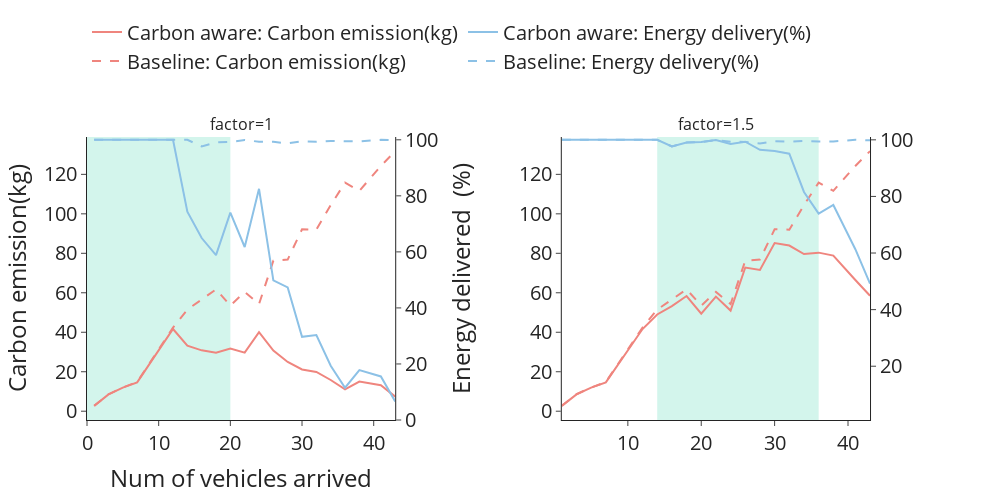

Notebook cell for this chart:
### Code cell
from plotly.subplots import make_subplots
x = ['carbon-aware','baseline']
fig = make_subplots(rows=1, cols=2, subplot_titles=("factor=1","factor=1.5","factor=5"),specs=[[{"secondary_y": True}, {"secondary_y": True}]])

x = num_of_vehicles[::2]
#fig.add_trace(go.Scatter(x=x, y=offline_c, name='factor=1', line=dict(color='#ef857e', width=2)))
fig.add_trace(go.Scatter(x=x[:20], y=offline_c[:20], name='Carbon aware: Carbon emission(kg)', line=dict(color='#ef857e', width=2)),row=1,col=1)
fig.add_trace(go.Scatter(x=x[:20], y=offline_e[:20], name='Carbon aware: Energy delivery(%)', line=dict(color='#8cc1e6', width=2)),row=1,col=1,secondary_y=True)

fig.add_trace(go.Scatter(x=x[:20], y=edf_c[:20], name='Baseline: Carbon emission(kg)', line=dict(color='#ef857e', width=2, dash='dash')),row=1,col=1)
fig.add_trace(go.Scatter(x=x[:20], y=edf_e[:20], yaxis='y2',name='Baseline: Energy delivery(%)', line=dict(color='#8cc1e6', width=2,dash='dash')),row=1,col=1,secondary_y=True)

fig.add_trace(go.Scatter(x=x, y=offline_c2, showlegend=False, line=dict(color='#ef857e', width=2)),row=1,col=2)
fig.add_trace(go.Scatter(x=x, y=offline_e2, showlegend=False, line=dict(color='#8cc1e6', width=2)),row=1,col=2,secondary_y=True)

fig.add_trace(go.Scatter(x=x, y=edf_c, showlegend=False, line=dict(color='#ef857e', width=2, dash='dash')),row=1,col=2)
fig.add_trace(go.Scatter(x=x, y=edf_e, yaxis='y2',showlegend=False, line=dict(color='#8cc1e6', width=2,dash='dash')),row=1,col=2,secondary_y=True)

# fig.add_trace(go.Scatter(x=x, y=offline_c3, showlegend=False, line=dict(color='#ef857e', width=2)),row=1,col=3)
# fig.add_trace(go.Scatter(x=x, y=offline_e3, showlegend=False, line=dict(color='#8cc1e6', width=2)),row=1,col=3,secondary_y=True)

# fig.add_trace(go.Scatter(x=x, y=edf_c, showlegend=False, line=dict(color='#ef857e', width=2, dash='dash')),row=1,col=3)
# fig.add_trace(go.Scatter(x=x, y=edf_e, yaxis='y2',showlegend=False, line=dict(color='#8cc1e6', width=2,dash='dash')),row=1,col=3,secondary_y=True)
fig.add_vrect(
    x0=0, x1=20,
    fillcolor='#a8ecd9', opacity=0.5,
    layer="below", line_width=0,row=1,col=1
)
fig.add_vrect(
    x0=14, x1=36,
    fillcolor='#a8ecd9', opacity=0.5,
    layer="below", line_width=0,row=1,col=2
)

fig.update(layout={
    'xaxis':{'title':'Num of vehicles arrived', 'showline':True},
    'yaxis':{'title': 'Carbon emission(kg)'},
    'yaxis2':{'title': 'Energy delivered  (%)','range':[0,101],'anchor':'x','overlaying':'y','side':'right'},
    'yaxis4':{'range':[1,101]},
    'yaxis6':{'range':[1,101]},
    "font": {"size": 20},
    'template':'simple_white',
    'legend':{'yanchor':'bottom','y':1.2,'xanchor':'left','x':0.0,'orientation':'h'},
     'width':1000,
    'height':500
})
fig.show()

### Figure 1 — Plotly figure (JSON) as saved in the notebook; plotly's stock layout.template omitted (floating-point values rounded to 4 significant figures)
{"data": [{"line": {"color": "#ef857e", "width": 2}, "name": "Carbon aware: Carbon emission(kg)", "type": "scatter", "x": [1, 3, 5, 7, 12, 14, 16, 18, 20, 22, 24, 26, 28, 30, 32, 34, 36, 38, 41, 43], "xaxis": "x", "y": [2.718, 8.515, 11.93, 14.62, 41.64, 33.17, 30.84, 29.58, 31.79, 29.69, 40.04, 30.69, 24.94, 21.17, 19.92, 15.81, 11.09, 15.05, 13.17, 7.386], "yaxis": "y"}, {"line": {"color": "#8cc1e6", "width": 2}, "name": "Carbon aware: Energy delivery(%)", "type": "scatter", "x": [1, 3, 5, 7, 12, 14, 16, 18, 20, 22, 24, 26, 28, 30, 32, 34, 36, 38, 41, 43], "xaxis": "x", "y": [100, 100, 100, 100, 100, 74.33, 64.95, 58.84, 73.99, 61.74, 82.5, 49.86, 47.33, 29.68, 30.33, 19.38, 11.52, 17.81, 15.55, 6.615], "yaxis": "y2"}, {"line": {"color": "#ef857e", "dash": "dash", "width": 2}, "name": "Baseline: Carbon emission(kg)", "type": "scatter", "x": [1, 3, 5, 7, 12, 14, 16, 18, 20, 22, 24, 26, 28, 30, 32, 34, 36, 38, 41, 43], "xaxis": "x", "y": [2.736, 8.603, 12.03, 14.78, 42.34, 51.51, 56.57, 61.74, 53.5, 60.42, 54.29, 76.23, 76.83, 92.19, 91.98, 104.4, 115.8, 111.6, 124.2, 131.8], "yaxis": "y"}, {"line": {"color": "#8cc1e6", "dash": "dash", "width": 2}, "name": "Baseline: Energy delivery(%)", "type": "scatter", "x": [1, 3, 5, 7, 12, 14, 16, 18, 20, 22, 24, 26, 28, 30, 32, 34, 36, 38, 41, 43], "xaxis": "x", "y": [100, 100, 100, 100, 100, 100, 97.66, 99.06, 99.23, 99.94, 99.31, 99.27, 98.73, 99.51, 99.31, 99.6, 99.45, 99.45, 100, 99.81], "yaxis": "y2"}, {"line": {"color": "#ef857e", "width": 2}, "showlegend": false, "type": "scatter", "x": [1, 3, 5, 7, 12, 14, 16, 18, 20, 22, 24, 26, 28, 30, 32, 34, 36, 38, 41, 43], "xaxis": "x2", "y": [2.718, 8.515, 11.93, 14.62, 41.64, 49.0, 53.28, 58.36, 49.42, 58.05, 50.98, 72.81, 71.6, 85.16, 83.92, 79.61, 80.34, 78.86, 66.49, 58.52], "yaxis": "y3"}, {"line": {"color": "#8cc1e6", "width": 2}, "showlegend": false, "type": "scatter", "x": [1, 3, 5, 7, 12, 14, 16, 18, 20, 22, 24, 26, 28, 30, 32, 34, 36, 38, 41, 43], "xaxis": "x2", "y": [100, 100, 100, 100, 100, 100, 97.66, 99.06, 99.23, 99.94, 98.55, 99.33, 96.46, 96.08, 95.08, 81.58, 73.93, 76.99, 61.35, 49.18], "yaxis": "y4"}, {"line": {"color": "#ef857e", "dash": "dash", "width": 2}, "showlegend": false, "type": "scatter", "x": [1, 3, 5, 7, 12, 14, 16, 18, 20, 22, 24, 26, 28, 30, 32, 34, 36, 38, 41, 43], "xaxis": "x2", "y": [2.736, 8.603, 12.03, 14.78, 42.34, 51.51, 56.57, 61.74, 53.5, 60.42, 54.29, 76.23, 76.83, 92.19, 91.98, 104.4, 115.8, 111.6, 124.2, 131.8], "yaxis": "y3"}, {"line": {"color": "#8cc1e6", "dash": "dash", "width": 2}, "showlegend": false, "type": "scatter", "x": [1, 3, 5, 7, 12, 14, 16, 18, 20, 22, 24, 26, 28, 30, 32, 34, 36, 38, 41, 43], "xaxis": "x2", "y": [100, 100, 100, 100, 100, 100, 97.66, 99.06, 99.23, 99.94, 99.31, 99.27, 98.73, 99.51, 99.31, 99.6, 99.45, 99.45, 100, 99.81], "yaxis": "y4"}], "layout": {"annotations": [{"font": {"size": 16}, "showarrow": false, "text": "factor=1", "x": 0.185, "xanchor": "center", "xref": "paper", "y": 1, "yanchor": "bottom", "yref": "paper"}, {"font": {"size": 16}, "showarrow": false, "text": "factor=1.5", "x": 0.755, "xanchor": "center", "xref": "paper", "y": 1, "yanchor": "bottom", "yref": "paper"}], "font": {"size": 20}, "height": 500, "legend": {"orientation": "h", "x": 0, "xanchor": "left", "y": 1.2, "yanchor": "bottom"}, "shapes": [{"fillcolor": "#a8ecd9", "layer": "below", "line": {"width": 0}, "opacity": 0.5, "type": "rect", "x0": 0, "x1": 20, "xref": "x", "y0": 0, "y1": 1, "yref": "y domain"}, {"fillcolor": "#a8ecd9", "layer": "below", "line": {"width": 0}, "opacity": 0.5, "type": "rect", "x0": 14, "x1": 36, "xref": "x2", "y0": 0, "y1": 1, "yref": "y3 domain"}], "width": 1000, "xaxis": {"anchor": "y", "domain": [0, 0.37], "showline": true, "title": {"text": "Num of vehicles arrived"}}, "xaxis2": {"anchor": "y3", "domain": [0.57, 0.94]}, "yaxis": {"anchor": "x", "domain": [0, 1], "title": {"text": "Carbon emission(kg)"}}, "yaxis2": {"anchor": "x", "overlaying": "y", "range": [0, 101], "side": "right", "title": {"text": "Energy delivered  (%)"}}, "yaxis3": {"anchor": "x2", "domain": [0, 1]}, "yaxis4": {"anchor": "x2", "overlaying": "y3", "range": [1, 101], "side": "right"}, "yaxis6": {"range": [1, 101]}}}
